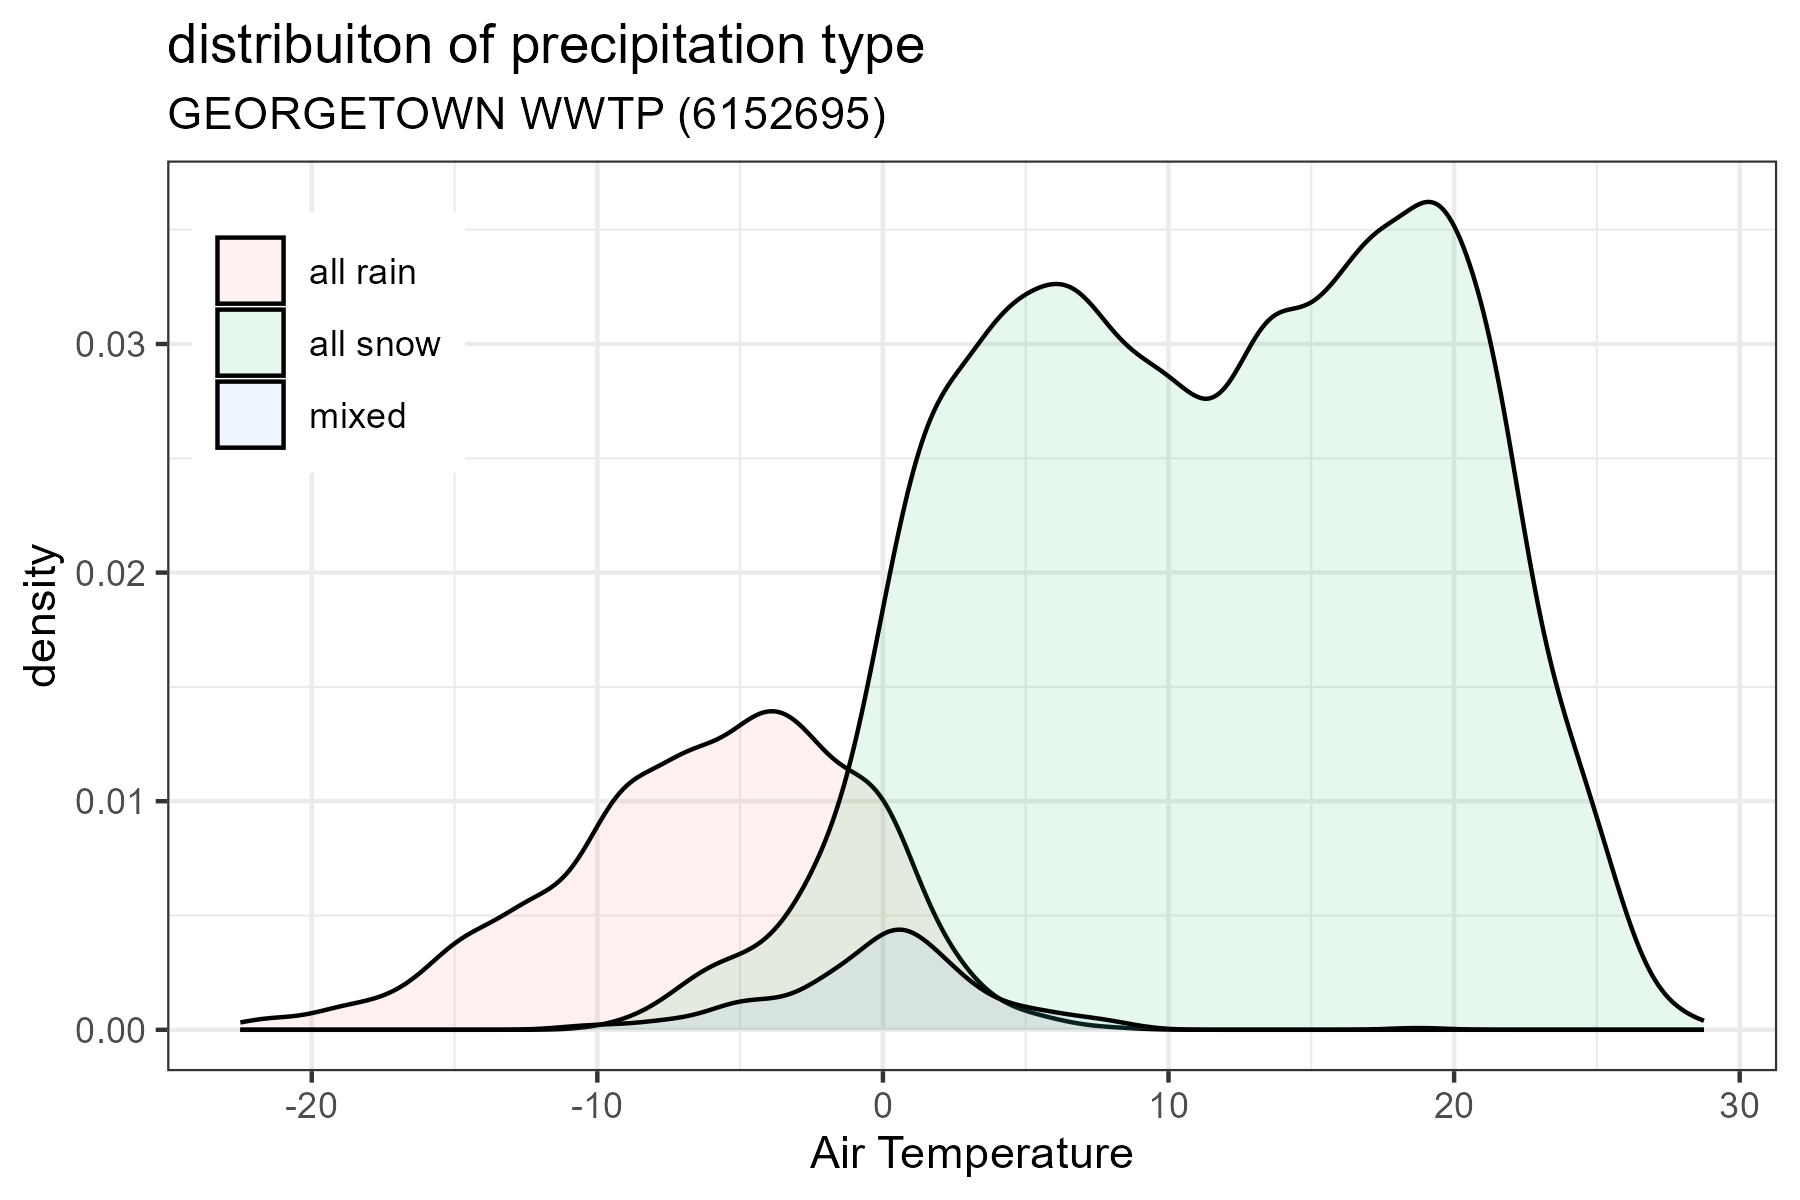

The script that saved this image:


library(dplyr)
library(tidyr)
library(ggplot2)

this.dir <- dirname(parent.frame(2)$ofile)
setwd(this.dir)

df <- read.csv('6152695.csv') %>%
  subset(select=-c(depth_of_surface_snow,mean_air_temperature,precipitation_amount)) %>%
  drop_na() %>%
  mutate(Tavg=(max_air_temperature+min_air_temperature)/2, precip=rainfall_amount+snowfall_amount) %>%
  filter(precip>0) %>%
  mutate(alpha=snowfall_amount/precip,stat=ifelse(alpha==1,'all rain', ifelse(alpha==0, 'all snow', 'mixed')))


df %>% ggplot() +
  theme_bw() + theme(legend.position = "inside", legend.position.inside = c(.1,.8), legend.title = element_blank()) +
  geom_density(aes(x=Tavg,y=after_stat(density * n/nrow(df)), fill=factor(stat)), alpha = 0.1, bw=1) +
  labs(title='distribuiton of precipitation type',subtitle='GEORGETOWN WWTP (6152695)',x='Air Temperature',y='density')

ggsave('rain-snow-mixed-plot.png',width=6,height=4)
